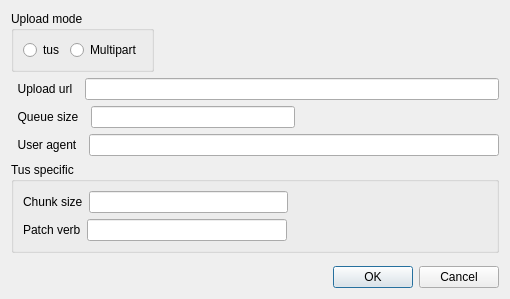
<?xml version="1.0" encoding="UTF-8"?>
<ui version="4.0">
 <class>UploadSettingsDialog</class>
 <widget class="QDialog" name="UploadSettingsDialog">
  <property name="geometry">
   <rect>
    <x>0</x>
    <y>0</y>
    <width>510</width>
    <height>299</height>
   </rect>
  </property>
  <property name="windowTitle">
   <string>0</string>
  </property>
  <property name="modal">
   <bool>true</bool>
  </property>
  <layout class="QVBoxLayout" name="verticalLayout">
   <item>
    <layout class="QHBoxLayout" name="horizontalLayout">
     <item>
      <widget class="QGroupBox" name="groupBoxMode">
       <property name="title">
        <string>Upload mode</string>
       </property>
       <layout class="QHBoxLayout" name="horizontalLayout_4">
        <item>
         <widget class="QRadioButton" name="radioButtonTus">
          <property name="text">
           <string>tus</string>
          </property>
         </widget>
        </item>
        <item>
         <widget class="QRadioButton" name="radioButtonMultipart">
          <property name="text">
           <string>Multipart</string>
          </property>
         </widget>
        </item>
       </layout>
       <zorder>radioButtonTus</zorder>
       <zorder>radioButtonTus</zorder>
       <zorder>radioButtonMultipart</zorder>
      </widget>
     </item>
     <item>
      <spacer name="horizontalSpacer">
       <property name="orientation">
        <enum>Qt::Horizontal</enum>
       </property>
       <property name="sizeHint" stdset="0">
        <size>
         <width>40</width>
         <height>20</height>
        </size>
       </property>
      </spacer>
     </item>
    </layout>
   </item>
   <item>
    <layout class="QHBoxLayout" name="horizontalLayout_2">
     <item>
      <widget class="QLabel" name="label">
       <property name="text">
        <string>  Upload url  </string>
       </property>
      </widget>
     </item>
     <item>
      <widget class="QLineEdit" name="lineUploadUrl"/>
     </item>
    </layout>
   </item>
   <item>
    <layout class="QHBoxLayout" name="horizontalLayout_3">
     <item>
      <widget class="QLabel" name="label_2">
       <property name="text">
        <string>  Queue size  </string>
       </property>
      </widget>
     </item>
     <item>
      <widget class="QLineEdit" name="lineQueueSize"/>
     </item>
     <item>
      <spacer name="horizontalSpacer_2">
       <property name="orientation">
        <enum>Qt::Horizontal</enum>
       </property>
       <property name="sizeHint" stdset="0">
        <size>
         <width>40</width>
         <height>20</height>
        </size>
       </property>
      </spacer>
     </item>
    </layout>
   </item>
   <item>
    <layout class="QHBoxLayout" name="horizontalLayout_5">
     <item>
      <widget class="QLabel" name="label_3">
       <property name="text">
        <string>  User agent  </string>
       </property>
      </widget>
     </item>
     <item>
      <widget class="QLineEdit" name="lineUserAgent"/>
     </item>
    </layout>
   </item>
   <item>
    <widget class="QGroupBox" name="groupBox">
     <property name="title">
      <string>Tus specific</string>
     </property>
     <layout class="QVBoxLayout" name="verticalLayout_2">
      <item>
       <layout class="QHBoxLayout" name="horizontalLayout_6">
        <item>
         <widget class="QLabel" name="label_5">
          <property name="text">
           <string>Chunk size</string>
          </property>
         </widget>
        </item>
        <item>
         <widget class="QLineEdit" name="lineChunkSize"/>
        </item>
        <item>
         <spacer name="horizontalSpacer_3">
          <property name="orientation">
           <enum>Qt::Horizontal</enum>
          </property>
          <property name="sizeHint" stdset="0">
           <size>
            <width>40</width>
            <height>20</height>
           </size>
          </property>
         </spacer>
        </item>
       </layout>
      </item>
      <item>
       <layout class="QHBoxLayout" name="horizontalLayout_7">
        <item>
         <widget class="QLabel" name="label_4">
          <property name="text">
           <string>Patch verb</string>
          </property>
         </widget>
        </item>
        <item>
         <widget class="QLineEdit" name="linePatchVerb"/>
        </item>
        <item>
         <spacer name="horizontalSpacer_4">
          <property name="orientation">
           <enum>Qt::Horizontal</enum>
          </property>
          <property name="sizeHint" stdset="0">
           <size>
            <width>40</width>
            <height>20</height>
           </size>
          </property>
         </spacer>
        </item>
       </layout>
      </item>
     </layout>
    </widget>
   </item>
   <item>
    <spacer name="verticalSpacer">
     <property name="orientation">
      <enum>Qt::Vertical</enum>
     </property>
     <property name="sizeType">
      <enum>QSizePolicy::Expanding</enum>
     </property>
     <property name="sizeHint" stdset="0">
      <size>
       <width>20</width>
       <height>10</height>
      </size>
     </property>
    </spacer>
   </item>
   <item>
    <widget class="QDialogButtonBox" name="buttonBox">
     <property name="orientation">
      <enum>Qt::Horizontal</enum>
     </property>
     <property name="standardButtons">
      <set>QDialogButtonBox::Cancel|QDialogButtonBox::Ok</set>
     </property>
    </widget>
   </item>
  </layout>
 </widget>
 <resources/>
 <connections>
  <connection>
   <sender>buttonBox</sender>
   <signal>accepted()</signal>
   <receiver>UploadSettingsDialog</receiver>
   <slot>accept()</slot>
   <hints>
    <hint type="sourcelabel">
     <x>248</x>
     <y>254</y>
    </hint>
    <hint type="destinationlabel">
     <x>157</x>
     <y>274</y>
    </hint>
   </hints>
  </connection>
  <connection>
   <sender>buttonBox</sender>
   <signal>rejected()</signal>
   <receiver>UploadSettingsDialog</receiver>
   <slot>reject()</slot>
   <hints>
    <hint type="sourcelabel">
     <x>316</x>
     <y>260</y>
    </hint>
    <hint type="destinationlabel">
     <x>286</x>
     <y>274</y>
    </hint>
   </hints>
  </connection>
 </connections>
</ui>
